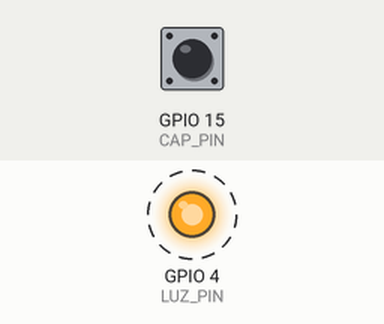
Recording of a sketch running on a simulated ESP32. Shown: output pins drawn as LEDs (lit = HIGH). Dashed ring = blinking. The inputs (shaded band) are chosen by the test bench; at power-on: GPIO 15 (CAP_PIN) HIGH. What the sketch prints to the serial monitor is not drawn.

Above: at 1.4 s.
Timing chart, 0 to 4.0 s (numbered marks = the images above):
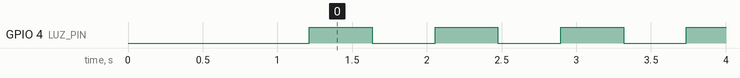

The sketch:

F5.ino
```cpp
const int CAP_PIN = T3;       // GPIO15
const int LUZ_PIN = 4;
const int LIMITE = 750;
const int VENTANA_DOBLE = 350;  // ms máximos entre dos toques

bool luzActiva = false;
bool esperandoSegundo = false;
unsigned long marcaPrimerToque = 0;

void setup() {
  pinMode(LUZ_PIN, OUTPUT);
  Serial.begin(115200);
  delay(1000);
  Serial.println("*** F5: Toggle con doble toque ***");
  Serial.println("Da dos toques rapidos para encender/apagar el LED");
}

void loop() {
  int captado = touchRead(CAP_PIN);

  if (captado < LIMITE) {
    if (!esperandoSegundo) {
      // Registro del primer toque
      esperandoSegundo = true;
      marcaPrimerToque = millis();
      Serial.println("1er toque registrado...");
      delay(200);

    } else {
      // Segundo toque detectado
      if (millis() - marcaPrimerToque < VENTANA_DOBLE) {
        luzActiva = !luzActiva;
        digitalWrite(LUZ_PIN, luzActiva);
        Serial.print("Doble toque confirmado! -> LED ");
        Serial.println(luzActiva ? "ON" : "OFF");
      }
      esperandoSegundo = false;
      delay(200);
    }
  }

  // Ventana de tiempo expirada, reiniciar espera
  if (esperandoSegundo && millis() - marcaPrimerToque > VENTANA_DOBLE) {
    esperandoSegundo = false;
    Serial.println("Tiempo vencido, intenta de nuevo.");
  }

  delay(10);
}
```

Measured:
- by itself, GPIO 4 (LUZ_PIN): alternates HIGH for 0.42 s and LOW for 0.42 s
